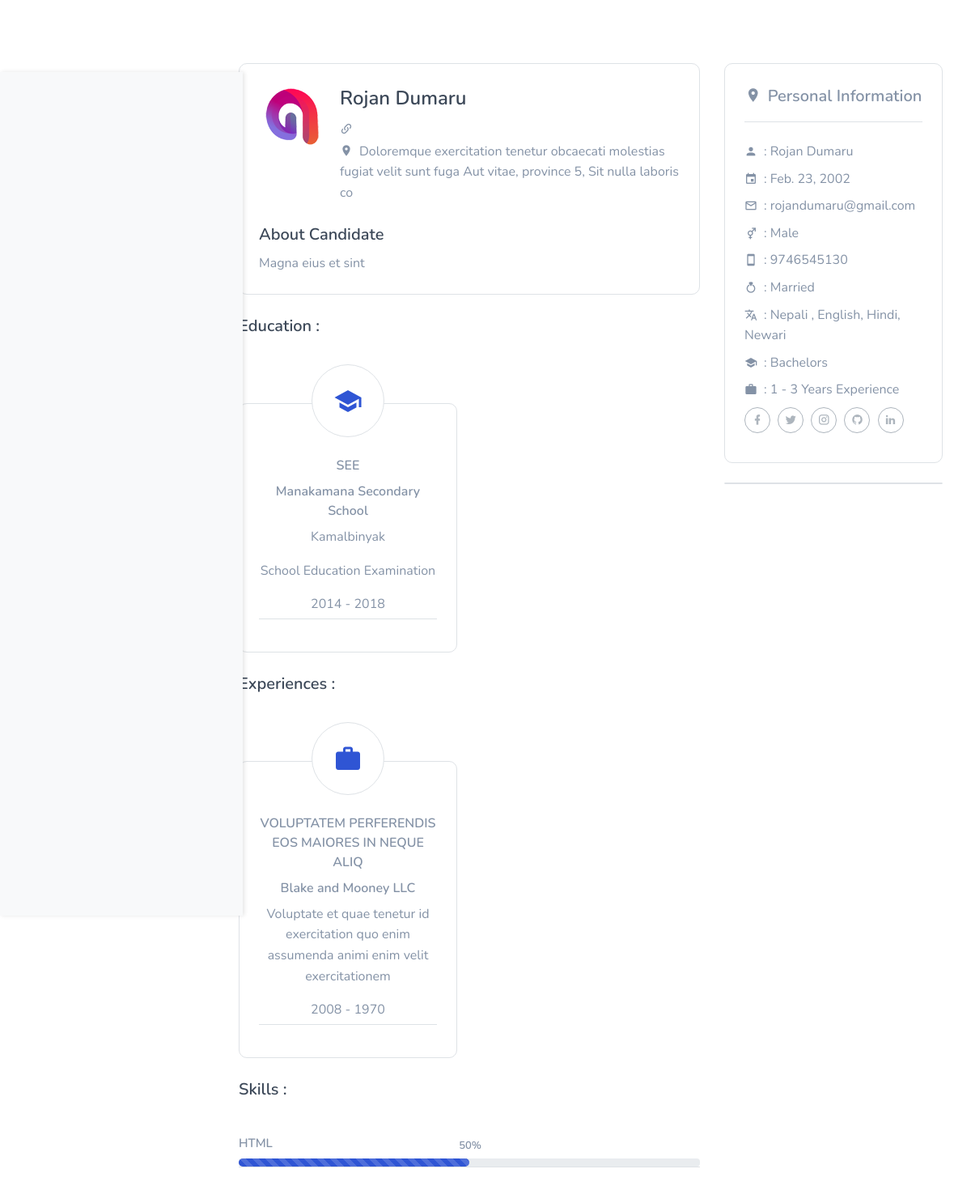
/resume/resume_details/2/, run on an earlier commit of the app's database.
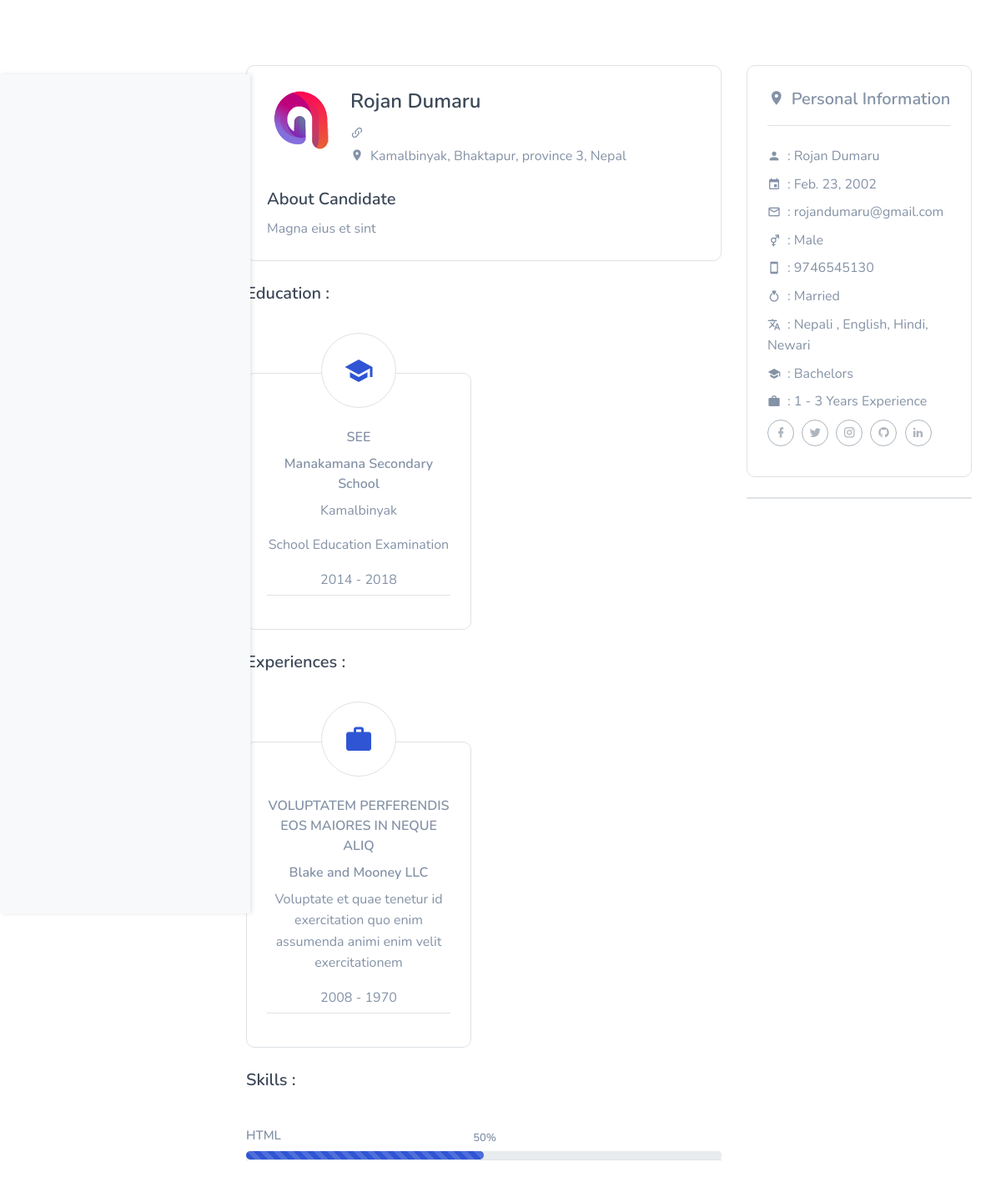
And on a later commit of the database.
### resume/models.py (models this page shows, shortened)
class Resume(models.Model):
    user = models.OneToOneField(User, on_delete=models.CASCADE)
    dob = models.DateField()  # Changed to DateField
    gender = models.CharField(max_length=10, choices=GENDER_CHOICES)
    marital_status = models.CharField(max_length=20, choices=MARITAL_STATUS)
    language = models.CharField(max_length=50)  # Increased max_length for multilingual capabilities
    about_candidate = models.TextField()
    province = models.CharField(max_length=20, choices=PROVINCE_CHOICES)
    country = models.CharField(max_length=20, default='Nepal')
    phone_number = models.CharField(max_length=13)  # Removed max_length from PositiveIntegerField
    instagram = models.URLField(blank=True, null=True)
    twitter = models.URLField(blank=True, null=True)
    facebook = models.URLField(blank=True, null=True)
    github = models.URLField(blank=True, null=True)
    linkedin = models.URLField(blank=True, null=True)
    address = models.CharField(max_length=300)
    experience = models.CharField(max_length=20, choices=EXPERIENCE_CHOICES)
    education = models.CharField(max_length=200, choices=EDUCATION_CHOICES)

### accounts/models.py (models this page shows)
class User(AbstractUser):
  email = models.EmailField(unique = True, null=False)
  has_company = models.BooleanField(default=False)
  has_resume = models.BooleanField(default=False)
  is_recruiter = models.BooleanField(default=False)
  is_candidate = models.BooleanField(default=False)

### resume/views.py (the view)
# urls.py: path('resume_details/<int:pk>/', views.resume_details, name='resume_details'),
def resume_details(request, pk):
  resume = Resume.objects.get(id = pk)
  education = resume.educations.all().order_by("-end_year")
  work = resume.work_experiences.all().order_by("-end_year")
  skills = resume.skills.all()
  context ={'resume':resume, 'education':education, 'work':work, 'skills': skills}
  return render(request,'resume/resume_details.html', context)

### templates/resume/resume_details.html (shortened to what the changed rows need)
{% extends "base.html" %}
{% load humanize %}
{% load static %}
{% block content %}
<section class="section">
  <div class="container">
    <div class="row">
      <div class="col-lg-8 col-md-7">
        <div class="job-detail border rounded p-4">
          <div class="job-detail-content">
            <div class="job-detail-com-desc overflow-hidden d-block">
              <h4 class="mb-2"><a href="" class="text-dark">{{ resume.user.first_name }} {{ resume.user.last_name }}</a></h4>
              <p class="text-muted mb-0"><i class="mdi mdi-link-variant mr-2"></i>{{ job.company.name }}</p>
              <p class="text-muted mb-0"><i class="mdi mdi-map-marker mr-2"></i>{{ resume.address }}, {{resume.province }}, {{ resume.country }}</p>
            </div>
          </div>
          <div class="job-detail-desc mt-4">
            <h5 class="text-dark mt-4">About Candidate</h5>
            <p class="text-muted mb-0">{{ resume.about_candidate }}</p>
          </div>
        </div>
      </div>
      <div class="col-lg-4 col-md-5 mt-4 mt-sm-0">
        <div class="job-detail border rounded p-4">
          <div class="job-detail-location pt-4 border-top">
            <div class="job-details-desc-item">
              <div class="float-left mr-2">
                <i class="mdi mdi-account text-muted"></i>
              </div>
              <p class="text-muted mb-2">: {{ resume.user.first_name }} {{ resume.user.last_name }}</p>
            </div>
            <div class="job-details-desc-item">
              <div class="float-left mr-2">
                <i class="mdi mdi-calendar text-muted"></i>
              </div>
              <p class="text-muted mb-2">: {{ resume.dob }}</p>
            </div>
            <div class="job-details-desc-item">
              <div class="float-left mr-2">
                <i class="mdi mdi-email-outline text-muted"></i>
              </div>
              <p class="text-muted mb-2">: {{ resume.user.email }}</p>
            </div>
            <div class="job-details-desc-item">
              <div class="float-left mr-2">
                <i class="mdi mdi-gender-male-female text-muted"></i>
              </div>
              <p class="text-muted mb-2">: {{ resume.gender }}</p>
            </div>
            <div class="job-details-desc-item">
              <div class="float-left mr-2">
                <i class="mdi mdi-cellphone text-muted"></i>
              </div>
              <p class="text-muted mb-2">: {{ resume.phone_number }}</p>
            </div>
            <div class="job-details-desc-item">
              <div class="float-left mr-2">
                <i class="mdi mdi-ring text-muted"></i>
              </div>
              <p class="text-muted mb-2">: {{ resume.marital_status }}</p>
            </div>
            <div class="job-details-desc-item">
              <div class="float-left mr-2">
                <i class="mdi mdi-translate text-muted"></i>
              </div>
              <p class="text-muted mb-2">: {{ resume.language }}</p>
            </div>
            <div class="job-details-desc-item">
              <div class="float-left mr-2">
                <i class="mdi mdi-school text-muted"></i>
              </div>
              <p class="text-muted mb-2">: {{ resume.education }}</p>
            </div>
            <div class="job-details-desc-item">
              <div class="float-left mr-2">
                <i class="mdi mdi-briefcase text-muted"></i>
              </div>
              {% if resume.experience == 'Freshers' %}
              <p class="text-muted mb-2">: Freshers</p>
              {% else %}
              <p class="text-muted mb-2">: {{ resume.experience }} Years Experience</p>
              {% endif %}
            </div>
          </div>
        </div>
      </div>
    </div>
  </div>
</section>
{% endblock content %}

What changed in the data, as far as the page shows it:
changed Resume "Magna eius et sint": address "Doloremque exercitation tenetur obcaecati molestias fugiat velit sunt fuga Aut vitae" → "Kamalbinyak, Bhaktapur"; province "province 5" → "province 3"; country "Sit nulla laboris co" → "Nepal"
